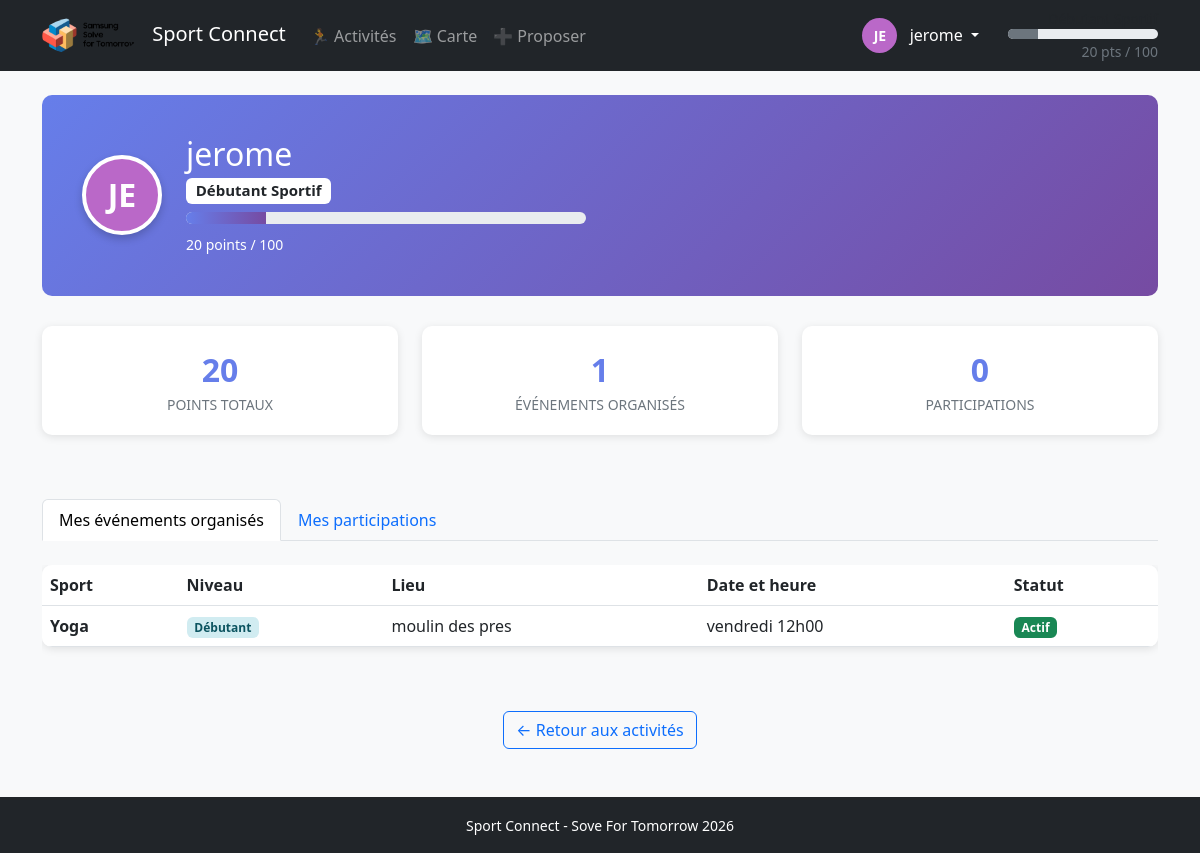
Screenshot of /profile (signed in) with the database file from the repository.
### tables this page shows
CREATE TABLE users (
                id INTEGER PRIMARY KEY AUTOINCREMENT,
                username TEXT UNIQUE NOT NULL,
                password_hash TEXT NOT NULL,
                email TEXT,
                created_at TIMESTAMP DEFAULT CURRENT_TIMESTAMP,
                points INTEGER DEFAULT 0,
                avatar_color TEXT DEFAULT '#6c757d'
            );

CREATE TABLE events
                 (id INTEGER PRIMARY KEY AUTOINCREMENT,
                  organisateur TEXT,
                  sport TEXT,
                  niveau TEXT,
                  lieu TEXT,
                  date_heure TEXT,
                  accessibilite TEXT, organizer_id INTEGER, created_at TIMESTAMP, is_cancelled BOOLEAN DEFAULT 0, latitude REAL, longitude REAL);

### app.py (the view)
@app.route('/profile')
@login_required
def profile():
    conn = sqlite3.connect('database.db')
    conn.row_factory = sqlite3.Row
    c = conn.cursor()
    c.execute("""
        SELECT * FROM events
        WHERE organizer_id = ?
        ORDER BY id DESC
    """, (current_user.id,))
    organized_events = c.fetchall()
    c.execute("""
        SELECT e.*, p.joined_at, p.points_awarded
        FROM participations p
        JOIN events e ON p.event_id = e.id
        WHERE p.user_id = ?
        ORDER BY p.joined_at DESC
    """, (current_user.id,))
    participated_events = c.fetchall()
    conn.close()
    return render_template('profile.html',
                         organized_events=organized_events,
                         participated_events=participated_events)

### app.py (called while the page is built)
@login_manager.user_loader
def load_user(user_id):
    return get_user_by_id(user_id)

### models.py (called while the page is built)
def get_user_by_id(user_id):
    conn = sqlite3.connect('database.db')
    conn.row_factory = sqlite3.Row
    c = conn.cursor()
    c.execute("SELECT * FROM users WHERE id = ?", (user_id,))
    user_data = c.fetchone()
    conn.close()
    if user_data:
        return User(
            id=user_data['id'],
            username=user_data['username'],
            email=user_data['email'],
            points=user_data['points'],
            avatar_color=user_data['avatar_color']
        )
    return None

    def get_level_info(self):
        return get_level_info(self.points)

    def get_initials(self):
        if not self.username:
            return "?"
        parts = self.username.split()
        if len(parts) >= 2:
            return (parts[0][0] + parts[1][0]).upper()
        return self.username[:2].upper()

### templates/profile.html (shortened to what this page needs)
{% extends "base.html" %}
{% block content %}
<div class="profile-header">
    <div class="row align-items-center">
        <div class="col-auto">
            <div class="profile-avatar-large" style="background-color: {{ current_user.avatar_color }};">
                {{ current_user.get_initials() }}
            </div>
        </div>
        <div class="col">
            <h2 class="mb-1">{{ current_user.username }}</h2>
            {% set level_info = current_user.get_level_info() %}
            <h5 class="mb-2">
                <span class="badge bg-white text-dark">{{ level_info.name }}</span>
            </h5>
            <div class="progress progress-custom mb-2" style="max-width: 400px;">
                <div class="progress-bar progress-bar-custom"
                     role="progressbar"
                     style="width: {{ level_info.progress }}%;"
                     aria-valuenow="{{ level_info.progress }}"
                     aria-valuemin="0"
                     aria-valuemax="100">
                </div>
            </div>
            <small>{{ level_info.points }} points / {{ level_info.next_level }}</small>
        </div>
    </div>
</div>
<div class="row mb-5">
    <div class="col-md-4 mb-3">
        <div class="stat-card">
            <div class="stat-number">{{ current_user.points }}</div>
            <div class="stat-label">Points totaux</div>
        </div>
    </div>
    <div class="col-md-4 mb-3">
        <div class="stat-card">
            <div class="stat-number">{{ organized_events|length }}</div>
            <div class="stat-label">Événements organisés</div>
        </div>
    </div>
    <div class="col-md-4 mb-3">
        <div class="stat-card">
            <div class="stat-number">{{ participated_events|length }}</div>
            <div class="stat-label">Participations</div>
        </div>
    </div>
</div>
<ul class="nav nav-tabs mb-4" id="profileTabs" role="tablist">
    <li class="nav-item" role="presentation">
        <button class="nav-link active" id="organized-tab" data-bs-toggle="tab" data-bs-target="#organized" type="button" role="tab">
            Mes événements organisés
        </button>
    </li>
    <li class="nav-item" role="presentation">
        <button class="nav-link" id="participated-tab" data-bs-toggle="tab" data-bs-target="#participated" type="button" role="tab">
            Mes participations
        </button>
    </li>
</ul>
<div class="tab-content" id="profileTabsContent">
    <div class="tab-pane fade show active" id="organized" role="tabpanel">
        {% if organized_events %}
        <div class="table-responsive">
            <table class="table table-events">
                <thead>
                    <tr>
                        <th>Sport</th>
                        <th>Niveau</th>
                        <th>Lieu</th>
                        <th>Date et heure</th>
                        <th>Statut</th>
                    </tr>
                </thead>
                <tbody>
                    {% for event in organized_events %}
                    <tr>
                        <td><strong>{{ event.sport }}</strong></td>
                        <td>
                            <span class="badge
                                {% if event.niveau == 'Débutant' %}niveau-debutant
                                {% elif event.niveau == 'Intermédiaire' %}niveau-intermediaire
                                {% else %}niveau-expert{% endif %}">
                                {{ event.niveau }}
                            </span>
                        </td>
                        <td>{{ event.lieu }}</td>
                        <td>{{ event.date_heure }}</td>
                        <td>
                            {% if event.is_cancelled %}
                                <span class="badge bg-danger">Annulé</span>
                            {% else %}
                                <span class="badge bg-success">Actif</span>
                            {% endif %}
                        </td>
                    </tr>
                    {% endfor %}
                </tbody>
            </table>
        </div>
        {% endif %}
    </div>
</div>
<div class="text-center mt-5">
    <a href="{{ url_for('index') }}" class="btn btn-outline-primary">
        ← Retour aux activités
    </a>
</div>
{% endblock %}

### templates/base.html (shortened to what this page needs)
<!DOCTYPE html>
<html lang="fr">
<head>
    <link href="https://cdn.jsdelivr.net/npm/bootstrap@5.3.0/dist/css/bootstrap.min.css" rel="stylesheet">
    <link rel="stylesheet" href="{{ url_for('static', filename='style.css') }}">
</head>
<body class="bg-light">
    <nav class="navbar navbar-expand-lg navbar-dark bg-dark mb-4">
        <div class="container">
            <a class="navbar-brand" href="{{ url_for('index') }}">
                <img src="{{ url_for('static', filename='logo.png') }}" alt="Logo" class="rounded-circle" style="height: 40px; margin-right: 10px;">
                Sport Connect
            </a>
            {% if current_user.is_authenticated %}
            <div class="collapse navbar-collapse" id="navbarNav">
                <ul class="navbar-nav me-auto">
                    <li class="nav-item">
                        <a class="nav-link" href="{{ url_for('index') }}">
                            🏃 Activités
                        </a>
                    </li>
                    <li class="nav-item">
                        <a class="nav-link" href="{{ url_for('map_view') }}">
                            🗺️ Carte
                        </a>
                    </li>
                    <li class="nav-item">
                        <a class="nav-link" href="{{ url_for('add') }}">
                            ➕ Proposer
                        </a>
                    </li>
                </ul>
            </div>
            {% endif %}
            {% if current_user.is_authenticated %}
            <div class="d-flex align-items-center text-white ms-auto">
                <div class="dropdown">
                    <button class="btn btn-link text-white text-decoration-none dropdown-toggle"
                            type="button"
                            id="userDropdown"
                            data-bs-toggle="dropdown"
                            aria-expanded="false">
                        <span class="avatar-circle me-2" style="background-color: {{ current_user.avatar_color }};">
                            {{ current_user.get_initials() }}
                        </span>
                        <span class="d-none d-md-inline">{{ current_user.username }}</span>
                    </button>
                </div>
                <div class="ms-3 text-end">
                    {% set level_info = current_user.get_level_info() %}
                    <small class="d-block text-muted">{{ level_info.name }}</small>
                    <div class="progress" style="width: 150px; height: 10px;">
                        <div class="progress-bar bg-{{ level_info.color }}"
                             role="progressbar"
                             style="width: {{ level_info.progress }}%;"
                             aria-valuenow="{{ level_info.progress }}"
                             aria-valuemin="0"
                             aria-valuemax="100">
                        </div>
                    </div>
                    <small class="text-{{ level_info.color }}">
                        <span id="user-points">{{ level_info.points }}</span> pts / {{ level_info.next_level }}
                    </small>
                </div>
            </div>
            {% endif %}
        </div>
    </nav>
    <div class="container">
        {% block content %}{% endblock %}
    </div>
    <footer class="mt-5 py-3 bg-dark text-white text-center">
        <div class="container">
            <small>Sport Connect - Sove For Tomorrow 2026</small>
        </div>
    </footer>
</body>
</html>

### static/style.css (style rules this page uses)
.avatar-circle { display: inline-flex; align-items: center; justify-content: center; width: 35px; height: 35px; border-radius: 50%; color: white; font-weight: bold; font-size: 14px; text-transform: uppercase; }
.profile-header { background: linear-gradient(135deg, #667eea 0%, #764ba2 100%); color: white; padding: 40px; border-radius: 10px; margin-bottom: 30px; }
.profile-avatar-large { width: 80px; height: 80px; border-radius: 50%; display: inline-flex; align-items: center; justify-content: center; font-size: 32px; font-weight: bold; color: white; border: 4px solid white; box-shadow: 0 4px 8px rgba(0,0,0,0.2); }
.stat-card { background-color: white; border-radius: 10px; padding: 20px; text-align: center; box-shadow: 0 2px 8px rgba(0,0,0,0.1); transition: transform 0.2s; }
.stat-number { font-size: 32px; font-weight: bold; color: #667eea; }
.stat-label { font-size: 14px; color: #6c757d; text-transform: uppercase; }
.progress-custom { height: 12px; border-radius: 10px; overflow: hidden; background-color: #e9ecef; }
.progress-bar-custom { background: linear-gradient(90deg, #667eea 0%, #764ba2 100%); transition: width 0.6s ease; }
.table-events { background-color: white; border-radius: 10px; overflow: hidden; box-shadow: 0 2px 8px rgba(0,0,0,0.1); }
.table-events thead { background-color: #f8f9fa; }
.niveau-debutant { background-color: #d1ecf1; color: #0c5460; }
footer { margin-top: 80px; }

### rows the page displays
users: username "jerome", points "20"
events: sport "Yoga", niveau "Débutant", lieu "moulin des pres", date_heure "vendredi 12h00", is_cancelled "Actif"

### other values shown
{{ current_user.get_initials() }} "JE"
{{ level_info.points }} "20"
{{ level_info.next_level }} "100"
{{ level_info.name }} "Débutant Sportif"
{{ organized_events|length }} "1"
{{ participated_events|length }} "0"
